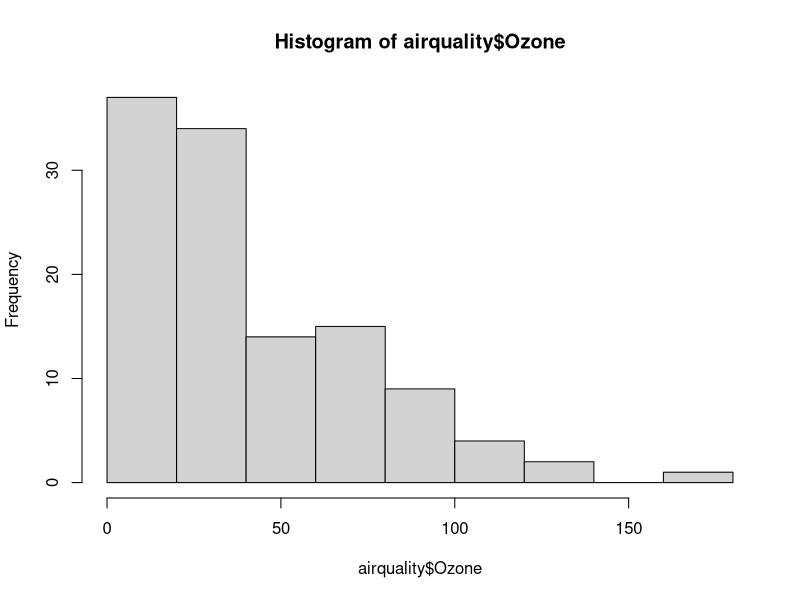
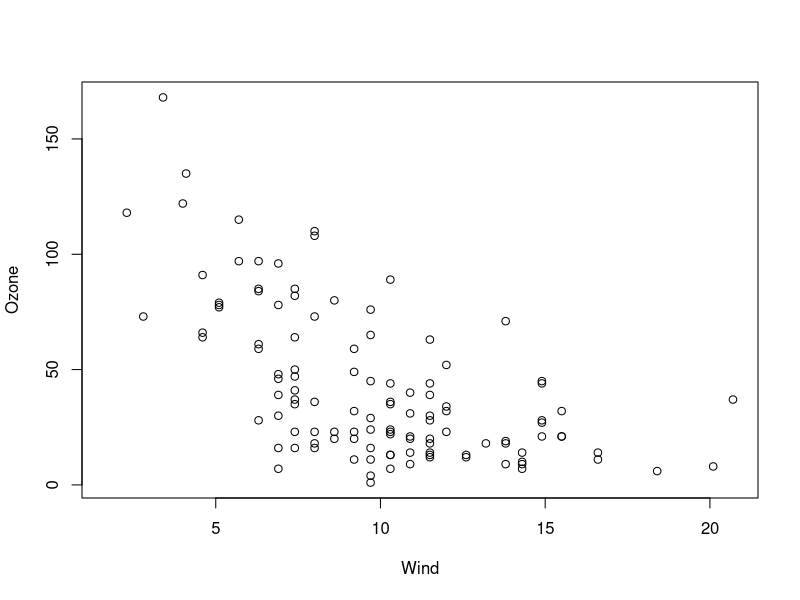
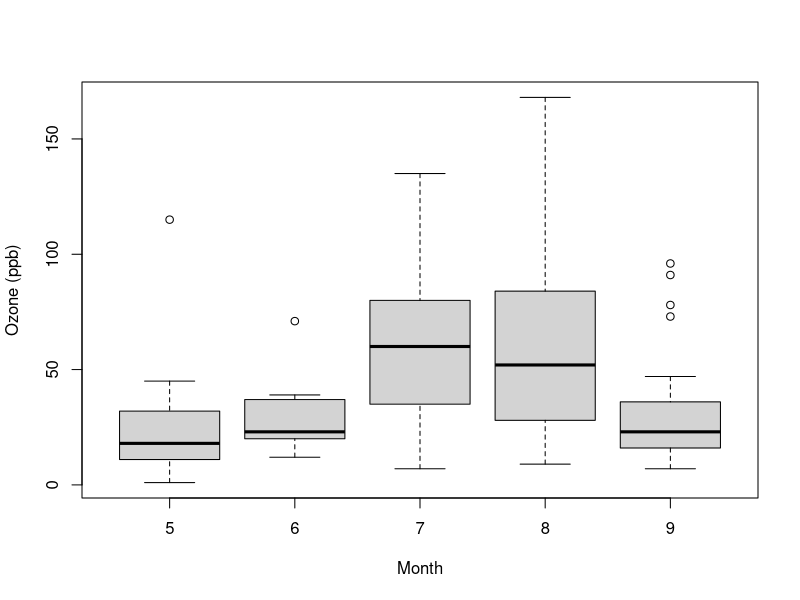
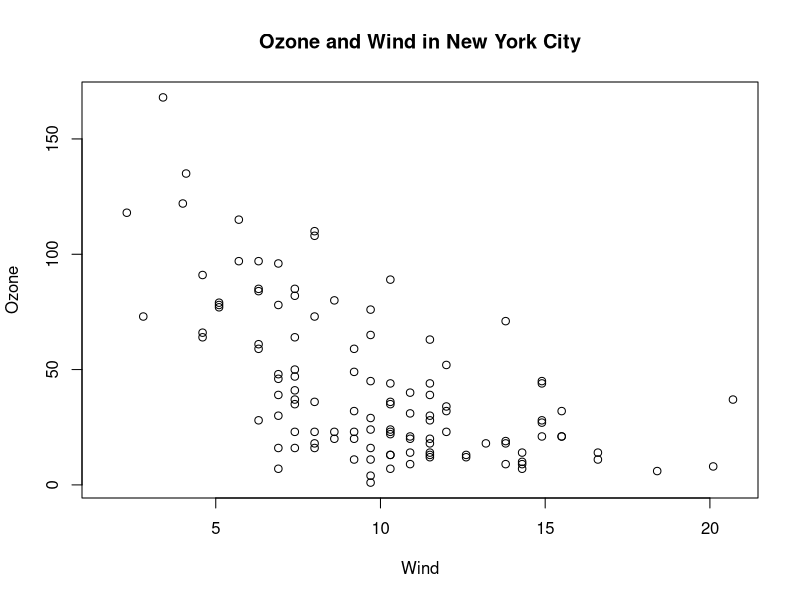
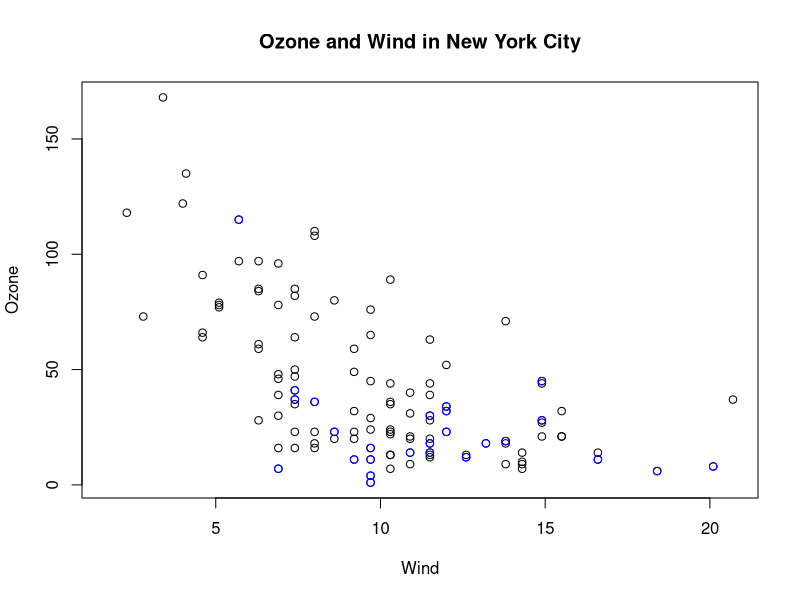
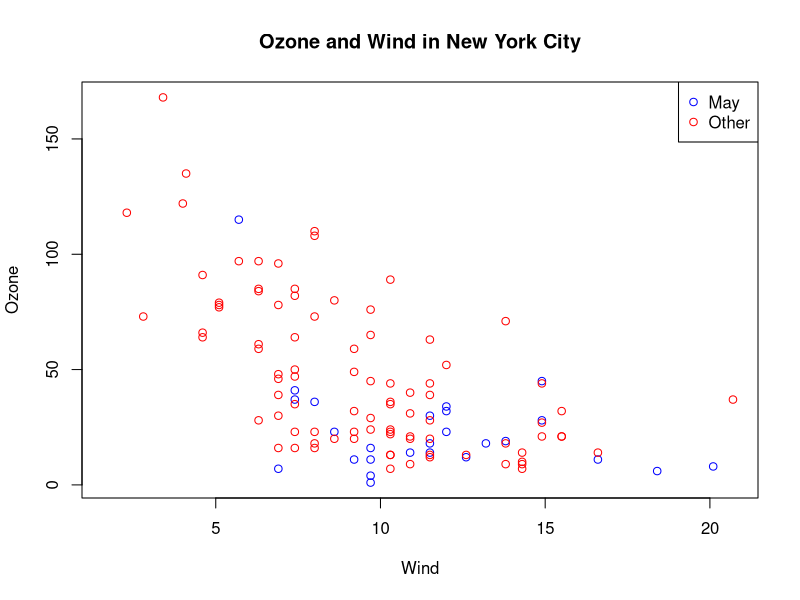
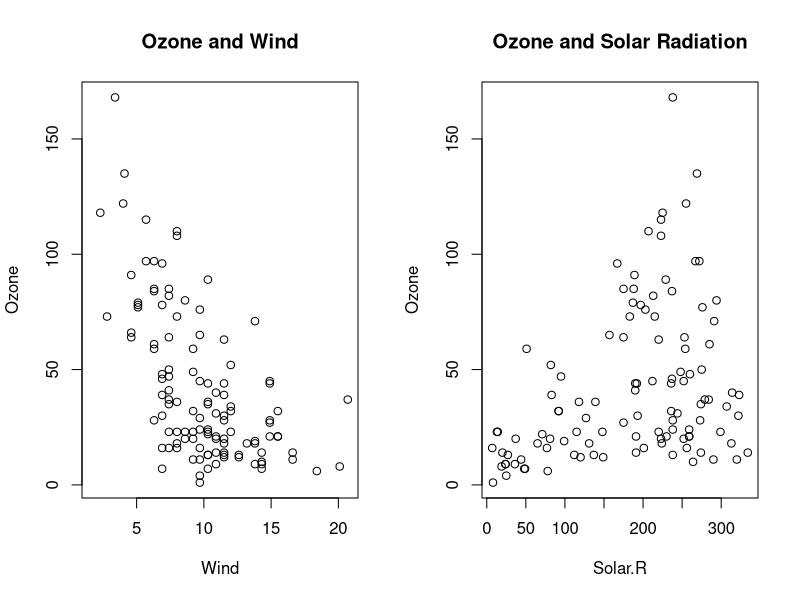

Generate these figures, in order, with R:
## looking at plotting systems in detail 

## If you forgot any details, see the base plotting demonstration video
## otherwise just play around with plots, that's the best way to learn

###### Base plotting system ##########
library(datasets)
hist(airquality$Ozone) # histogram
with(airquality, plot(Wind, Ozone)) # scatter

# a boxplot with details, splitting categorically
airquality <- transform(airquality, Month=factor(Month))
boxplot(Ozone ~ Month, airquality, xlab="Month", ylab="Ozone (ppb)")

# par is used to specify global graphics parameters
# e.g. par(mfrow=2, mfcol=3) means 2 plots per row, 3 plots per column

# base plot with annotation
with(airquality, plot(Wind, Ozone)) # basic scatter
title(main="Ozone and Wind in New York City") # title of plot

# if i wanted to color code a specific month (say, May), we do so like this:
# (also you can specify title by using the arg main=title)
with(airquality, plot(Wind, Ozone, main="Ozone and Wind in New York City"))
with(subset(airquality, Month==5), points(Wind, Ozone, col="blue"))

# make one blue, and the other red, and add a legend
# pch tells us which symbol to use, 1=circles
with(airquality, plot(Wind, Ozone, main="Ozone and Wind in New York City",
	 type="n")) # type="n" initializes the plot but doesn't draw it 
with(subset(airquality, Month==5), points(Wind, Ozone, col="blue"))
with(subset(airquality, Month!=5), points(Wind, Ozone, col="red"))
legend("topright", pch=1, col=c("blue", "red"), legend=c("May", "Other"))

# multiple plots
# use par and mfrow and/or mfcol
par(mfrow=c(1, 2))
with(airquality, {
	plot(Wind, Ozone, main="Ozone and Wind")
	plot(Solar.R, Ozone, main="Ozone and Solar Radiation")
	})



